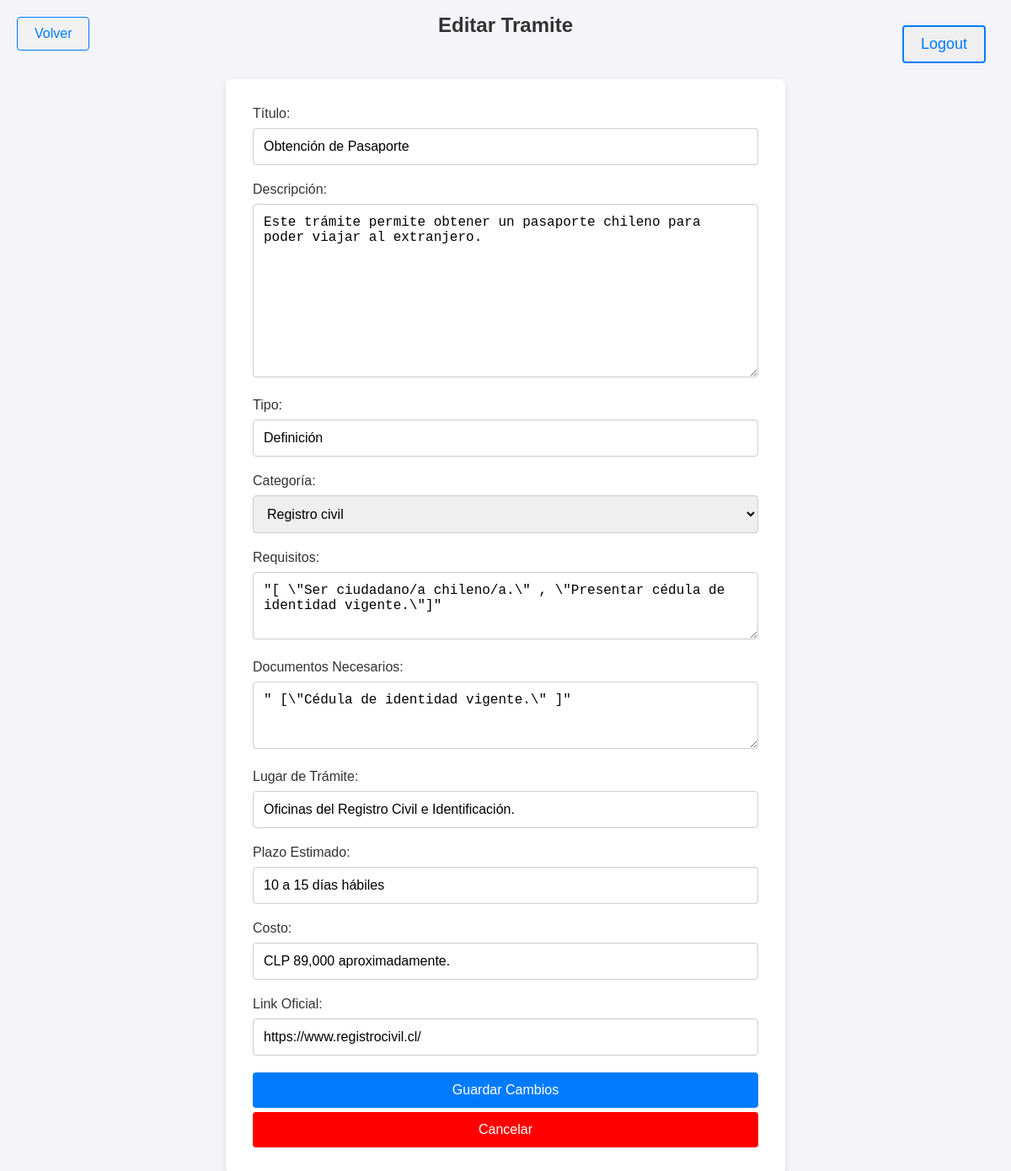
Screenshot of /editar-guia/31/ (signed in) with the database file from the repository.
### api/models.py (models this page shows, shortened)
class Tramite(models.Model):
    titulo = models.CharField(max_length=255)
    descripcion = models.TextField()
    tipo = models.CharField(max_length=100)
    categoria = models.ForeignKey(Categoria, on_delete=models.SET_NULL, null=True, blank=True)
    requisitos = models.JSONField()
    documentos_necesarios = models.JSONField()
    lugar_tramite = models.CharField(max_length=255)
    plazo_estimado = models.CharField(max_length=200)
    costo = models.CharField(max_length=200)
    link_oficial = models.CharField(max_length=200)

### api/views.py (the view)
# urls.py: path('editar-guia/<int:id>/', views.editar_guia, name='editarGuia'),
@login_required
def editar_guia(request, id):
    tramite = get_object_or_404(Tramite, pk=id)
    if request.method == 'POST':
        form = TramiteForm(request.POST, instance=tramite)
        if form.is_valid():
            form.save()
            return redirect('verGuias')  # Redirige a la lista de guías después de guardar
    else:
        form = TramiteForm(instance=tramite)
    return render(request, 'editarGuia.html', {'form': form})

### api/views.py
class TramiteForm(forms.ModelForm):
    categoria = forms.ModelChoiceField(
        queryset=Categoria.objects.all(),
        empty_label=None,
        required=True
    )
    class Meta:
        model = Tramite
        fields = ['titulo', 'descripcion', 'tipo', 'categoria', 'requisitos', 'documentos_necesarios', 'lugar_tramite', 'plazo_estimado', 'costo', 'link_oficial']
        widgets = {
            'requisitos': forms.Textarea(attrs={'rows': 3}),
            'documentos_necesarios': forms.Textarea(attrs={'rows': 3}),
        }

### api/models.py (called while the page is built)
    def __str__(self):
        return self.nombre

### api/templates/editarGuia.html (shortened to what this page needs)
{% load static %}
<!DOCTYPE html>
<html lang="es">
<head>
    <link rel="stylesheet" href="{% static 'editar.css' %}">
</head>
<body>
    <form method="post" action="{% url 'logout' %}">
        <button class="logout"type="submit">Logout</button>
    </form>
    <a href="{% url 'verGuias' %}" class="boton volver">Volver</a>
    <h1>Editar Tramite</h1>
    <form class="form" method="POST">
        <label for="id_titulo">Título:</label>
        {{ form.titulo }}
        <label for="id_descripcion">Descripción:</label>
        {{ form.descripcion }}
        <label for="id_tipo">Tipo:</label>
        {{ form.tipo }}
        <label for="id_categoria">Categoría:</label>
        {{ form.categoria }}
        <label for="id_requisitos">Requisitos:</label>
        {{ form.requisitos }}
        <label for="id_documentos_necesarios">Documentos Necesarios:</label>
        {{ form.documentos_necesarios }}
        <label for="id_lugar_tramite">Lugar de Trámite:</label>
        {{ form.lugar_tramite }}
        <label for="id_plazo_estimado">Plazo Estimado:</label>
        {{ form.plazo_estimado }}
        <label for="id_costo">Costo:</label>
        {{ form.costo }}
        <label for="id_link_oficial">Link Oficial:</label>
        {{ form.link_oficial }}
        <button class="buttonSave" type="submit">Guardar Cambios</button>
        <a href="{% url 'verGuias' %}">
            <button class="cancel-button" type="button" >Cancelar</button>
        </a>
    </form>
</body>
</html>

### api/static/editar.css (style rules this page uses)
body { font-family: Arial, sans-serif; background-color: #f4f4f9; }
.form { max-width: 600px; margin: 50px auto; padding: 2em; background-color: #ffffff; border-radius: 8px; box-shadow: 0 4px 8px rgba(0, 0, 0, 0.1); }
label { display: block; margin-bottom: 8px; font-size: 16px; color: #333; }
input, textarea, select { width: 100%; padding: 12px; margin-bottom: 20px; font-size: 16px; border: 1px solid #ccc; border-radius: 4px; box-sizing: border-box; }
.buttonSave { width: 100%; padding: 12px; font-size: 16px; background-color: #007BFF; color: white; border: none; border-radius: 4px; cursor: pointer; transition: background-color 0.3s ease; }
.cancel-button { margin-top: 5px; width: 100%; padding: 12px; font-size: 16px; background-color:red; color: white; border: none; border-radius: 4px; cursor: pointer; transition: background-color 0.3s ease; }
a { display: block; text-decoration: none; }
h1 { text-align: center; color: #333; font-size: 24px; margin-bottom: 30px; }
.boton { background-color: #f1f1f1; color: #007BFF; border: 1px solid #007BFF; padding: 10px 20px; text-decoration: none; border-radius: 4px; transition: background-color 0.3s, color 0.3s; margin-bottom: 20px; }
a.volver { display: inline-block; position: absolute; top: 20px; left: 20px; z-index: 10; }
.logout { text-decoration: none; font-size: 18px; color: #007BFF; padding: 10px 20px; margin: 10px; border: 2px solid #007BFF; border-radius: 4px; transition: background-color 0.3s, color 0.3s; }
button.logout { display: inline-block; position: absolute; top: 20px; right: 20px; z-index: 10; }

### rows the page displays
Tramite: titulo "Obtención de Pasaporte", descripcion "Este trámite permite obtener un pasaporte chileno para poder viajar al extranjero.", tipo "Definición", categoria "Registro civil", requisitos "\"[ \\\"Ser ciudadano/a chileno/a.\\\" , \\\"Presentar cédula de identidad vigente.\\\"]\"", documentos_necesarios "\" [\\\"Cédula de identidad vigente.\\\" ]\"", lugar_tramite "Oficinas del Registro Civil e Identificación.", plazo_estimado "10 a 15 días hábiles", costo "CLP 89,000 aproximadamente.", link_oficial "https://www.registrocivil.cl/"
